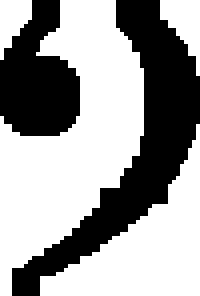
#> input picture templates/bass_clef.png, 50 x 74 px (shown 4 times larger); its folder holds only this picture in this run
$ python test.py
#> lines starting #> are read from the running program, lines starting #| are printed output that depends on the picture; after the words box and inside, x2 and y2 are one past the last pixel; in counts of white or black regions, pixels touching at a corner belong together
import cv2
import numpy as np
import time
import glob
from mingus.midi import fluidsynth
import matplotlib.pyplot as plt
import imutils
import os

BPM = 120

DURATION_QUARTER_NOTE = 60/BPM

DURATION_EIGHTH_NOTE = DURATION_QUARTER_NOTE/2
DURATION_SIXTEENTH_NOTE = DURATION_EIGHTH_NOTE/2

DURATION_HALF_NOTE = 2 * DURATION_QUARTER_NOTE
DURATION_WHOLE_NOTE = 2 * DURATION_HALF_NOTE

# [33 lines left out: functions full_step, advance, classify, classify2, not called in this run]

def play(note, duration=1):
    fluidsynth.play_Note(note)
    time.sleep(duration)

# Start here.
def read_image(path):
    img = cv2.imread(path, cv2.IMREAD_COLOR)
    # img = cv2.blur(img, (1, 1))
    img_shape = 400
    # img = cv2.resize(img, dsize=(img_shape, int(img_shape/img.shape[1] * img.shape[0])))
    img = imutils.resize(img, height=img_shape)
    return img

def load_dictionary(template_path='templates'):
#> called with template_path = 'templates'
    dictionary = {}
    for path in glob.glob('{}/*.png'.format(template_path)):
        img = cv2.imread(path)
#> img is the input picture: shape (74, 50, 3); 61.6% white; 2 black regions, box (x1, y1, x2, y2) and area: (3, 0, 50, 74) 951, (0, 0, 20, 34) 468
        gray = cv2.cvtColor(img, cv2.COLOR_BGR2GRAY)
        _, gray = cv2.threshold(gray, 225, 255, cv2.THRESH_BINARY)
        bin_img = (1 * (gray == 255)).astype(np.uint8)
        name = os.path.basename(path)[:-4]
        dictionary[name] = bin_img
    return dictionary

# Ignore this
# [65 lines left out: function test, not called in this run]

def sliding_window_argmax(arr, k):
    """
    Given a 1D array arr, computes the index of maximum value of this array.
    """
    # O(kn)
    max_sum = 0
    max_idx = (-1,-1)
    for i in range(k, len(arr)-k):
        acc = 0
        for j in range(-k, k+1):
            acc += arr[i+j]
        if acc > max_sum:
            max_sum = acc
            max_idx = (i-k, i+k)
    return max_idx, max_sum

def compute_staff(gray):
    """
    Extract staff parameters from input image.
    Staff parameters are staff width and staff spacing.
    This is done by creating a histogram of consecutive black an white pixels, and
    taking the lengths of black pixels which occur most as staff thickness, and lengths
    of white pixels which occur most as staff spacing.
    This algorithm is described in Optical Music Recognition using Projections.
    """
    # Initialize histograms
    white_hist = np.zeros(gray.shape[0]+1)
    black_hist = np.zeros(gray.shape[0]+1)
    # Loop over columns
    for j in range(gray.shape[1]):
        i = 0
        while i < gray.shape[0]:
            # Compute length of consecutive sequence of white pixels
            sequence_length = 0
            while i < gray.shape[0] and gray[i,j] > 0:
                sequence_length += 1
                i += 1
            if sequence_length > 0:
                white_hist[sequence_length] += 1

            # Compute length of consecutive sequence of black pixels
            sequence_length = 0
            while i < gray.shape[0] and gray[i,j] == 0:
                sequence_length += 1
                i += 1
            if sequence_length > 0:
                black_hist[sequence_length] += 1

    staff_thickness = sliding_window_argmax(black_hist, 1)[0]
    staff_spacing = sliding_window_argmax(white_hist, 1)[0]
    return staff_thickness[0], staff_spacing[1]

def find_staves(I, staff_thickness, staff_spacing):
    """
    Given a binary image I, locates the staves in the image.
    A staff is a list of 5 staff y-positions.
    """
    staff_positions = []
    img = I
    # Define the score of a row as the number of matching pixels along all columns of this row
    # Formally, maintain an array score, where score[i] = sum of scores over all columns of row i
    score = np.zeros(img.shape[0])

    # Loop over every pixel
    for j in range(img.shape[1]):
        for i in range(img.shape[0] - staff_thickness):
            score[i] += np.sum(1 - img[i:i+staff_thickness, j])
            assert(score[i] >= 0)

    # Take rows that are above a certain threshold and skip by one template
    # Threshold is 80%
    # Adaptive staff prediction: If a staff line is expected, then decrease confidence threshold.
    # This helps reduce staff lines which are left undetected, while also reducing false positives.
    confidence = 0.8
    threshold = img.shape[1] * staff_thickness
    row = 0
    staff = []
    while row < img.shape[0]:
        if score[row] > threshold * confidence:
            staff.append(row+staff_thickness//2)
            if len(staff) == 5:
                staff_positions.append(staff)
                staff = []
                confidence = 0.8
            row += staff_spacing - 2
            if confidence == 0.8:
                confidence = 0.6
        else:
            row += 1
    return staff_positions

# [5 lines left out: function draw_staff, not called in this run]

def segment_by_staves(img, staves, staff_thickness, staff_spacing):
    """
    Splits tracks by the staff positions.
    Returns list of tracks, list of track y-offsets
    """
    track_bounds = []
    for staff in staves:
        # Consider two imaginary staff lines above and below to account for notes
        # above and below the staff. (May need to increase this)
        y1 = max(staff[0] - 2*(staff_thickness + staff_spacing), 0)
        y2 = min(staff[-1] + 2*(staff_thickness + staff_spacing), img.shape[0])
        track_bounds.append( (y1, y2) )
    return track_bounds

def get_projection(img, start=0, end=-1, axis='X'):
    """
    Returns the img projection (sum of black pixels) from start to end along a specified axis.
    """
    if end == -1:
        if axis == 'X':
            end = img.shape[1]
        else:
            end = img.shape[0]
    result = np.zeros(end - start)

    if axis == 'X':
        for j in range(start, end):
            for i in range(img.shape[0]):
                if img[i][j] == 0:
                    result[j-start] += 1
    elif axis == 'Y':
        for i in range(start, end):
            for j in range(img.shape[1]):
                if img[i][j] == 0:
                    result[i-start] += 1
    else:
        raise Exception("Invalid value for parameter \'axis\'. It should be either \'X\' or \'Y\'.")
    return result

def get_interesting_intervals(proj, threshold):
    """
    Returns a list of intervals where proj is greater than some threshold.
    """
    boundaries = []
    i = 0
    while i < len(proj):
        if proj[i] < threshold or proj[i] >= np.max(proj) - 1:
            i += 1
        else:
            boundary = (i,)
            while i < len(proj) and proj[i] >= threshold:
                i += 1
            boundary += (i,)
            boundaries.append(boundary)
    return boundaries

def find_all_symbols(img, staff_thickness, staff_spacing, draw_projection_plots=False):
    """
    Returns bounding boxes over all symbols in the image.
    Note that the coordinates are relative so be sure to add the y-offset for multitrack images.
    """
    xproj = get_projection(img, axis='X')
    yproj = get_projection(img, axis='Y')

    if draw_projection_plots:
        fig, (ax1, ax2) = plt.subplots(nrows=1, ncols=2)
        ax1.set_title("X Projection")
        x = np.arange(0, len(xproj), 1)
        ax1.fill_between(x, xproj)
        ax2.set_title("Y Projection")
        x = np.arange(0, len(yproj), 1)
        ax2.fill_between(yproj, x)
        ax2.invert_yaxis()
        fig.tight_layout()

    vertical_boundaries = get_interesting_intervals(xproj, threshold=staff_thickness)

    objects = []

    for vboundary in vertical_boundaries:
        yproj = get_projection(img[:, vboundary[0]:vboundary[1]], axis='Y')
        horizontal_boundaries = get_interesting_intervals(yproj, threshold=staff_thickness//2)
        for hboundary in horizontal_boundaries:
            objects.append((vboundary[0], hboundary[0], vboundary[1], hboundary[1]))

    return objects

# Ignore this.
# [66 lines left out: functions recognize_isolated_note, recognize_note_symbol, not called in this run]

# TODO: Implement
def _match_and_slide(I, symbol, mask, bound=False):
    """
    Returns the accuracy score and position of a single symbol matched with a template mask.
    """
    x1, y1, x2, y2 = symbol
    mask_height, mask_width = mask.shape
    nrows, ncols = I.shape
    score = 0
    pos = (-1, -1)

    rx = (x2 - x1) / mask_width
    ry = (y2 - y1) / mask_height

    in_range = lambda x, a, b: a <= x and x <= b

    min_ratio = 0.8
    max_ratio = 1.2
    if not bound or (bound and in_range(rx, min_ratio, max_ratio) and in_range(ry, min_ratio, max_ratio)):
        for i in range(y1, max(y2 - mask_height, y1 + 1)):
            for j in range(x1, max(x2 - mask_width, x1 + 1)):
                tmp = 0
                for x in range(mask_height):
                    for y in range(mask_width):
                        if i + x < nrows and j + y < ncols:
                            tmp += (I[i+x, j+y] == mask[x,y])
                if tmp > score:
                    score = tmp
                    pos = (j + mask_width//2, i + mask_height//2)

    return score/(mask_height * mask_width), pos

# [27 lines left out: function _match_all, not called in this run]

def match_symbol(I, symbol, dictionary, staff_thickness, staff_spacing, filled_confidence=0.8, empty_confidence=0.7, symbol_confidence=0.6):

    scores = []
    for name, mask in dictionary.items():
        if name == 'filled_note' or name == 'empty_note':
            continue
        score, pos = _match_and_slide(I, symbol, mask, bound=1)
        scores.append( (score, name, pos) )
    scores.sort(reverse=True)
    print(scores)
    if scores[0][0] >= symbol_confidence:
        return [(scores[0][1], scores[0][2])]

    score_empty, pos = _match_and_slide(I, symbol, dictionary['empty_note'])
    print(score_empty)
    if score_empty >= empty_confidence:
        return [('half_note', pos)]

    pos = _match_all(I, symbol, dictionary['filled_note'], confidence=filled_confidence)
    if len(pos) == 1:
        return recognize_isolated_note(I, symbol, staff_thickness, staff_spacing)
    else:
        return [('eighth_note', c) for c in pos]


def compute_runs(I, axis='X'):
    """
    Given an input binary image I, computes an output image res, where
    res[i, j] = longest run ending at this pixel.
    A run is defined as a consecutive sequence of black pixels.
    If I[i, j] = 1, i.e. represents a white pixel, then res[i, j] = 0
    """
    nrows, ncols = I.shape
    res = np.zeros_like(I)
    if axis == 'X':
        for i in range(nrows):
            current_sequence = 0
            for j in range(ncols):
                if I[i, j] == 0: # Black pixel
                    current_sequence += 1
                else:
                    current_sequence = 0
                res[i, j] = current_sequence
    elif axis == 'Y':
        for j in range(ncols):
            current_sequence = 0
            for i in range(nrows):
                if I[i, j] == 0: # Black pixel
                    current_sequence += 1
                else:
                    current_sequence = 0
                res[i, j] = current_sequence
    return res

def remove_staff(I, staff, staff_thickness):
    # Algorithm discussed in Robust and ...
    nrows, ncols = I.shape
    res = I.copy()

    # Compute Iv
    Iv = compute_runs(I, axis='Y')

    # For every staff y-position, go over all columns and remove the run if
    # its length is <= staff_thickness + 3
    for x in staff:
        x += 1
        for j in range(ncols):
            if Iv[x, j] ==  0:
                continue

            x2 = x
            while x2 < nrows and Iv[x2, j] > 0:
                x2 += 1

            if Iv[x2-1, j] <= staff_thickness + 3:
                x1 = x2 - Iv[x2-1, j]
                while x1 < x2:
                    res[x1, j] = 1
                    x1 += 1
    return res

# [77 lines left out: functions find_vertical_lines, algorithm1, not called in this run]


template_path = 'templates'
dictionary = load_dictionary(template_path)
#> dictionary = 1 item

def my_test(path):
#> called with path = 'src/bar_keysig.png'
    fluidsynth.init('sfs/soundfont.sf2', 'alsa')
#> (this line was passed over: mingus is not available in this run)
    print(path)
    img = read_image(path)
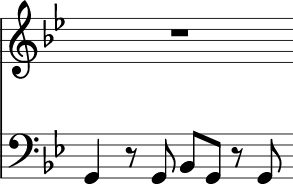
#> input picture src/bar_keysig.png, 293 x 186 px
#> in read_image, img is the input picture: shape (186, 293, 3); min 0, max 255, mean 229.6
    gray = cv2.cvtColor(img, cv2.COLOR_BGR2GRAY)
#> gray: shape (400, 630)
    _, gray = cv2.threshold(gray, 225, 255, cv2.THRESH_BINARY)
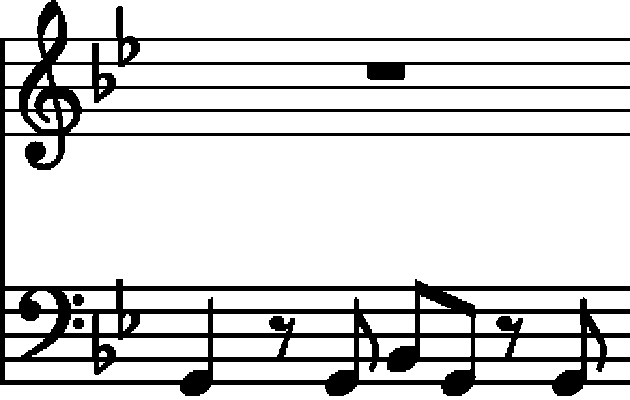
#> gray: shape (400, 630); 83.9% white; 3 black regions, box (x1, y1, x2, y2) and area: (0, 0, 630, 396) 40428, (73, 294, 84, 306) 110, (73, 318, 84, 329) 105
    bin_img = (1 * (gray == 255)).astype(np.uint8)

    staff_thickness, staff_spacing = compute_staff(gray)
#> staff_thickness = 3; staff_spacing = 21

    params = {}
    with open('templates/conf.txt', 'r') as f:
#> (reads templates/conf.txt from the repository)
        lines = f.readlines()
        for line in lines:
            args = line.split('=')
            params[args[0]] = int(args[1])

    required_staff_spacing = params['staff_spacing']

    print("Adjusting image height...")
    r = required_staff_spacing/staff_spacing
#> r = 0.857

    adjusted_height = round(r * img.shape[0])
#> adjusted_height = 343

    img = imutils.resize(img, height=adjusted_height)
#> img: shape (343, 540, 3)
    gray = cv2.cvtColor(img, cv2.COLOR_BGR2GRAY)
#> gray: shape (343, 540)
    _, gray = cv2.threshold(gray, 225, 255, cv2.THRESH_BINARY)
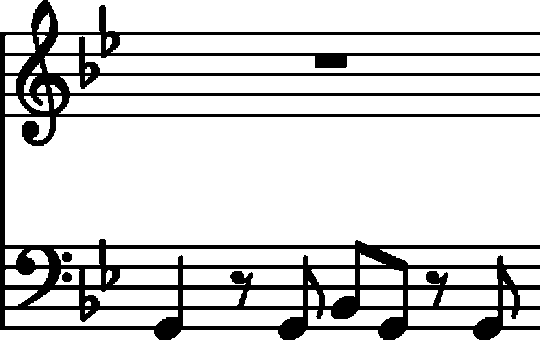
#> gray: shape (343, 540); 83% white; 3 black regions, box (x1, y1, x2, y2) and area: (0, 0, 540, 340) 31309, (62, 252, 72, 262) 85, (62, 272, 72, 282) 81
    bin_img = (1 * (gray == 255)).astype(np.uint8)

    t1 = time.time()
    staff_thickness, staff_spacing = compute_staff(gray)
#> staff_spacing = 18
    t2 = time.time()
    print("Time taken to compute staff dimensions: {} ms".format(1000*(t2 - t1)))

    t1 = time.time()
    staves = find_staves(bin_img, staff_thickness, staff_spacing)
#> after the loop in find_staves, `for j in range(img.shape[1]):`: score = 343 values, max 1620 at index 32, min 0 at index 340, mean 275.2
#> in find_staves, `threshold = img.shape[1] * staff_thickness`: threshold = 1620
#> the loop in find_staves, `while row < img.shape[0]:` made 193 passes
#> row on passes 33 to 44: 48, 49, 50, 51, 52, 68, 69, 70, 71, 72, 88, 89
#> after the loop in find_staves, `while row < img.shape[0]:`: confidence = 0.6; row = 343; staff = []; staff_positions = [[33, 53, 73, 93, 114], [245, 265, 285, 306, 326]]
#> staves = [[33, 53, 73, 93, 114], [245, 265, 285, 306, 326]]
    t2 = time.time()
    print("Time taken to find staves in image: {} ms".format(1000*(t2 - t1)))

    t1 = time.time()
    for staff in staves:
        # draw_staff(img, staff, staff_thickness, staff_spacing, (0,0,255), 1)
        bin_img = remove_staff(bin_img, staff, staff_thickness)
#> this loop made 2 passes
#> staff on passes 1 to 2: [33, 53, 73, 93, 114], [245, 265, 285, 306, 326]
#> pass 1, in remove_staff, `Iv = compute_runs(I, axis='Y')`:
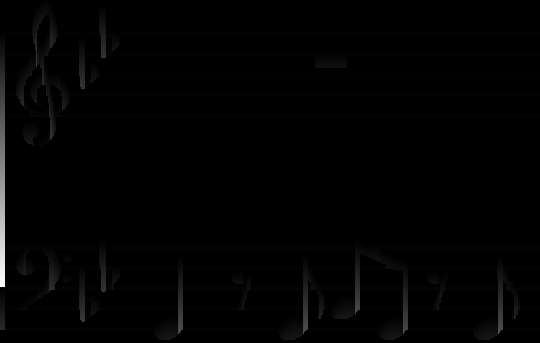
#> Iv: shape (343, 540); min 0, max 255, mean 2.2
#> pass 1, in my_test, `bin_img = remove_staff(bin_img, staff, staff_thickness)`:
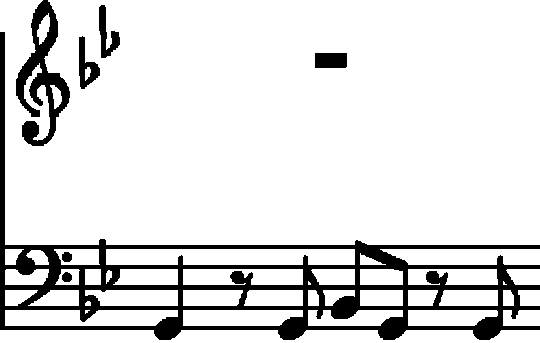
#> bin_img: shape (343, 540); values 0 (black) and 1 (white), 87% white; 7 black regions, largest, box (x1, y1, x2, y2) and area: (0, 32, 540, 340) 19266, (16, 0, 70, 146) 3067, (79, 36, 100, 89) 517
    t2 = time.time()
    print("Time taken to remove staves in image: {} ms".format(1000*(t2 - t1)))

    t1 = time.time()
    track_bounds = segment_by_staves(gray, staves, staff_thickness, staff_spacing)
#> the loop in segment_by_staves, `for staff in staves:` made 2 passes
#> (staff, y1, y2) on passes 1 to 2: ([33, 53, 73, 93, 114], 0, 156), ([245, 265, 285, 306, 326], 203, 343)
#> after the loop in segment_by_staves, `for staff in staves:`: track_bounds = [(0, 156), (203, 343)]
#> track_bounds = [(0, 156), (203, 343)]
    t2 = time.time()
    print("Time taken to segment tracks by their staves: {} ms".format(1000*(t2 - t1)))

    draw_projection_plots = 0

    note_sequence = []

    all_symbols = []

    t1 = time.time()
    for staff, track_bound in zip(staves, track_bounds):
        track = bin_img[track_bound[0]:track_bound[1]]

        symbols = find_all_symbols(track, staff_thickness, staff_spacing, draw_projection_plots=draw_projection_plots)
        y_offset = track_bound[0]

        for x1, y1, x2, y2 in symbols:
            all_symbols.append((x1, y1+y_offset, x2, y2+y_offset))
#> this loop made 2 passes
#> (staff, track_bound, vertical_boundaries in find_all_symbols, symbols, y_offset) on pass 1: ([33, 53, 73, 93, 114], (0, 156), [(16, 70), (79, 120), (315, 347)], [(16, 0, 70, 146), (79, 5, 120, 89)], 0)
#> (staff, track_bound, y_offset) on pass 2: ([245, 265, 285, 306, 326], (203, 343), 203)
#> pass 1, in my_test, `track = bin_img[track_bound[0]:track_bound[1]]`:
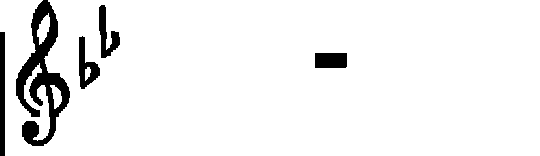
#> track: shape (156, 540); values 0 (black) and 1 (white), 93.8% white; 5 black regions, box (x1, y1, x2, y2) and area: (16, 0, 70, 146) 3067, (0, 32, 5, 156) 620, (79, 36, 100, 89) 517, (99, 5, 120, 58) 510, (315, 53, 347, 68) 479
#> pass 2, in my_test, `track = bin_img[track_bound[0]:track_bound[1]]`:
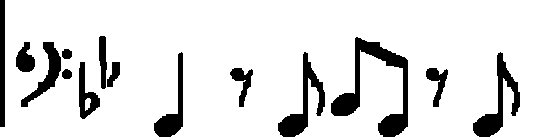
#> track: shape (140, 540); values 0 (black) and 1 (white), 87.8% white; 14 black regions, largest, box (x1, y1, x2, y2) and area: (331, 37, 408, 137) 2224, (473, 52, 520, 137) 1227, (278, 52, 325, 137) 1203
#> after the loop, all_symbols = [(16, 0, 70, 146), (79, 5, 120, 89), (16, 245, 61, 310), (62, 252, 72, 262), (62, 272, 72, 282), (79, 239, 120, 322), (154, 255, 183, 340), (230, 271, 253, 310), (278, 255, 325, 340), (331, 240, 408, 340), (426, 271, 448, 310), (473, 255, 520, 340)]

    t2 = time.time()
    print("Time taken to bound all symbols with boxes: {} ms".format(1000*(t2 - t1)))

    t1 = time.time()
    for symbol in all_symbols:
        x1, y1, x2, y2 = symbol

        characters = match_symbol(bin_img, symbol, dictionary, staff_thickness, staff_spacing)
        print(characters)
        for (name, pos) in characters:
            cv2.putText(img, name, pos, cv2.FONT_HERSHEY_SIMPLEX, 0.4, (0,0,255))

        cv2.rectangle(img, (x1, y1), (x2, y2), (0,255,0), 2)
#> this loop made 1 pass
#| [(0.0, 'bass_clef', (-1, -1))]

    t2 = time.time()
    print("Time taken to find classify all symbols: {} ms".format(1000*(t2 - t1)))

    cv2.imshow("Gray", gray)
    cv2.imshow("Image", img)
    cv2.imshow("Bin Image", (255 * bin_img).astype(np.uint8) )
    cv2.waitKey(205 * draw_projection_plots)
    if draw_projection_plots:
        plt.show()

    for note in note_sequence:
        play(note[0], note[1])
    cv2.destroyAllWindows()

# [43 lines left out: function create_samples, not called in this run]

def main():
    # [7 lines of commented-out code are left out]
    my_test("src/bar_keysig.png")
    # my_test("src/bass_clef.png")
    # my_test("src/three_bar.png")

if __name__ == "__main__":
#> (the run stopped early here; a loop or call above may not have finished)
